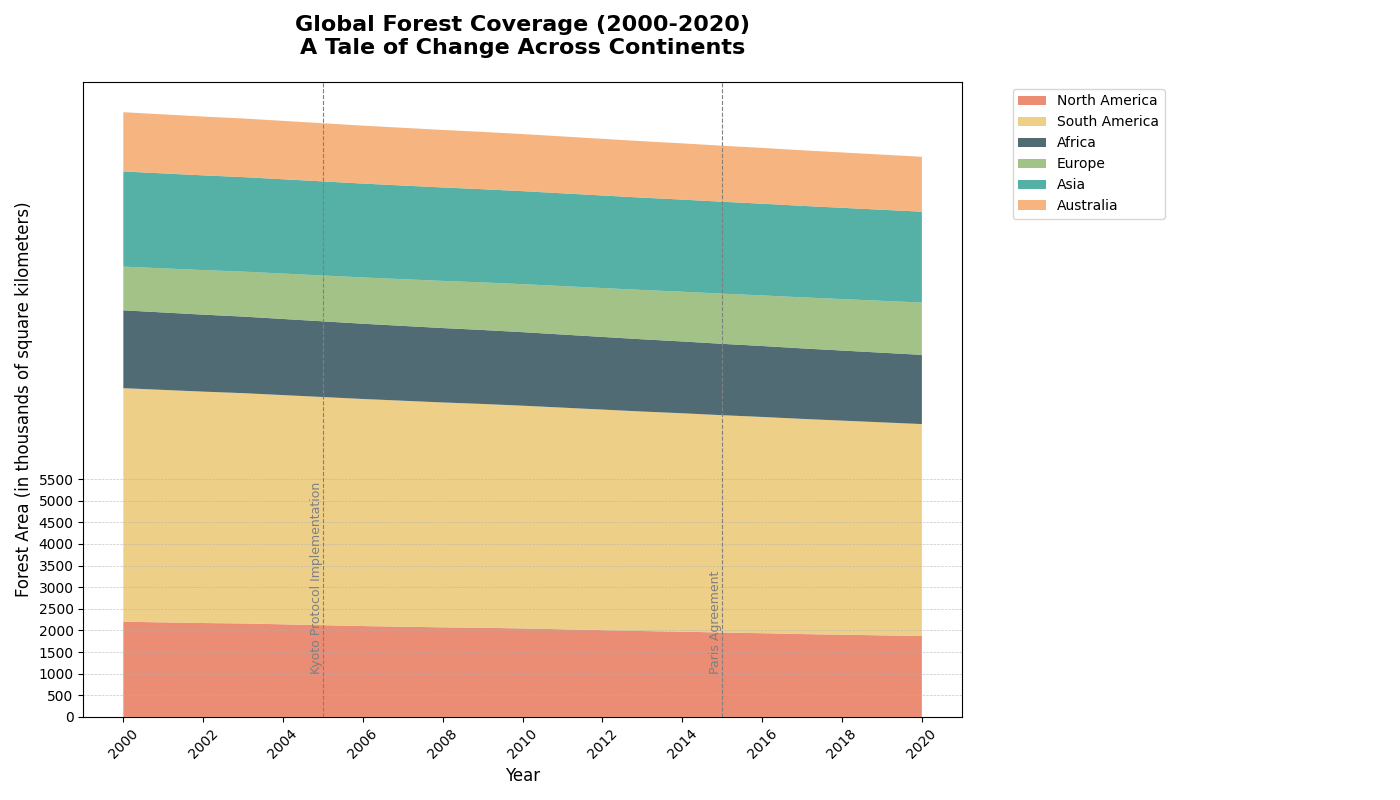

This chart was generated by the following Python code:
import matplotlib.pyplot as plt
import numpy as np

years = np.arange(2000, 2021)

north_america = np.array([2200, 2185, 2170, 2160, 2140, 2120, 2100, 2085, 2070, 2060, 2045, 2025, 
                          2005, 1985, 1970, 1950, 1935, 1915, 1900, 1885, 1870])
south_america = np.array([5400, 5375, 5350, 5325, 5300, 5275, 5250, 5225, 5200, 5175, 5150, 5125, 
                          5100, 5075, 5050, 5025, 5000, 4975, 4950, 4925, 4900])
africa = np.array([1800, 1790, 1780, 1770, 1760, 1750, 1740, 1730, 1720, 1710, 1700, 1690, 1680, 
                   1670, 1660, 1650, 1640, 1630, 1620, 1610, 1600])
europe = np.array([1010, 1020, 1030, 1040, 1050, 1060, 1070, 1080, 1090, 1100, 1110, 1120, 1130, 
                   1140, 1150, 1160, 1170, 1180, 1190, 1200, 1210])
asia = np.array([2200, 2195, 2190, 2185, 2180, 2175, 2170, 2165, 2160, 2155, 2150, 2145, 2140,
                 2135, 2130, 2125, 2120, 2115, 2110, 2105, 2100])
australia = np.array([1370, 1365, 1360, 1355, 1350, 1345, 1340, 1335, 1330, 1325, 1320, 1315, 
                      1310, 1305, 1300, 1295, 1290, 1285, 1280, 1275, 1270])

regions = np.row_stack((north_america, south_america, africa, europe, asia, australia))

fig, ax = plt.subplots(figsize=(14, 8))

# Reordered colors for the regions
colors = ['#E76F51', '#E9C46A', '#264653', '#8CB369', '#2A9D8F', '#F4A261']

ax.stackplot(years, regions, labels=['North America', 'South America', 'Africa', 'Europe', 'Asia', 'Australia'], colors=colors, alpha=0.8)

ax.set_title('Global Forest Coverage (2000-2020)\nA Tale of Change Across Continents', fontsize=16, fontweight='bold', pad=20)
ax.set_xlabel('Year', fontsize=12)
ax.set_ylabel('Forest Area (in thousands of square kilometers)', fontsize=12)

ax.set_xticks(np.arange(2000, 2021, 2))
ax.set_yticks(np.arange(0, 5501, 500))
ax.yaxis.grid(True, linestyle='--', linewidth=0.5, alpha=0.7)

ax.legend(loc='upper left', fontsize=10, bbox_to_anchor=(1.05, 1))

highlight_years = {2005: "Kyoto Protocol Implementation", 2015: "Paris Agreement"}
for year, event in highlight_years.items():
    ax.axvline(x=year, color='grey', linestyle='--', linewidth=0.8)
    ax.text(year, 1000, event, rotation=90, verticalalignment='bottom', horizontalalignment='right', color='grey', fontsize=9)

plt.xticks(rotation=45)
plt.tight_layout(rect=[0, 0, 0.85, 1])

plt.show()
